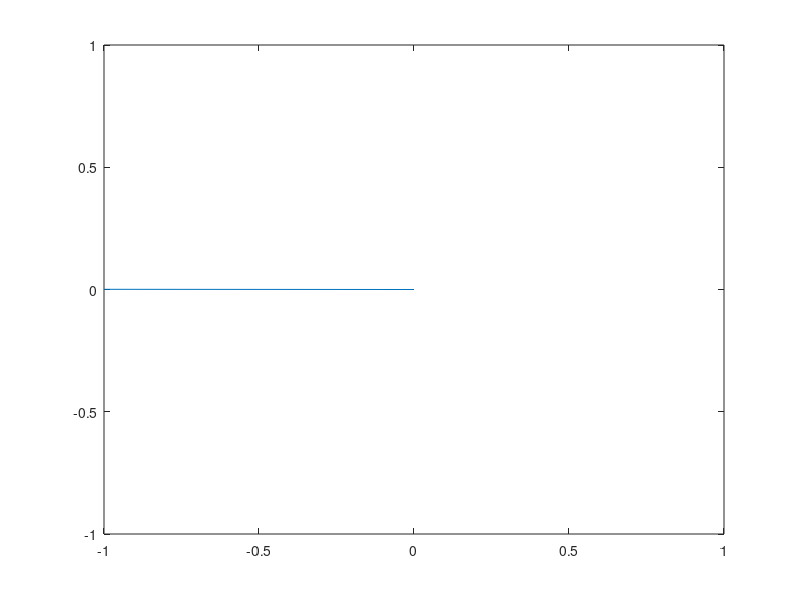

Here is the MATLAB script that generated this plot:
%
% simple rotation
%
% this is essentially a solution of v = w x r
% 

hat = @(s) [ 0     -s(3)  s(2)   ; ...
             s(3)  0      -s(1)  ; ...
             -s(2) s(1)   0      ]; 

p0 = [0;0;1];      % initial position    (where are you at t=0?)
w = [1;0;0];       % direction of motion (around which axis do you rotate?)

% quick animation - go from 0 to 90 degrees
for theta = 0:0.01:pi/2
    p = expm( hat(w) * theta ) * p0   % current position = rotation matrix * initial position
    plot( [0 p(2)], [0 p(3)] )        % the plot is in (y,z) axis, from (0,0) to p
    axis( [-1 1 -1 1] )               % scale it so we can see anything
    pause( 0.01 )                     % pause to show the frame
end
